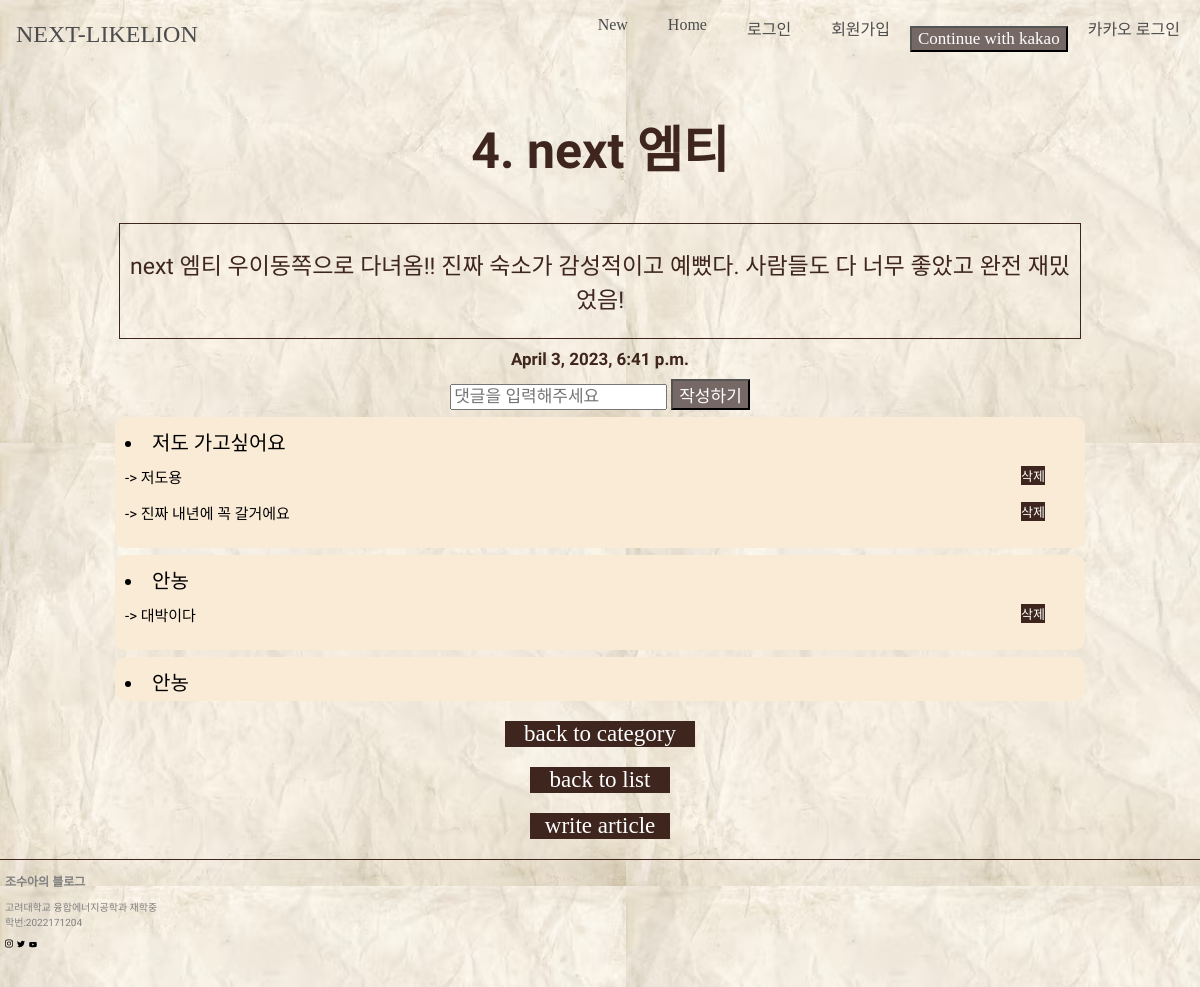
The page /detail/4 on the database its author committed.
### blogApp/models.py (models this page shows, shortened)
class Article(models.Model):
    title = models.CharField(max_length= 200)
    content = models.TextField()
    category = models.CharField(max_length=10, null = True)
    updated_at = models.DateTimeField(auto_now = True)
    author = models.ForeignKey(User, on_delete=models.CASCADE, related_name='posts', default=1)

class Comment(models.Model):
    article = models.ForeignKey(Article, on_delete = models.CASCADE, related_name="comments")
    content = models.TextField()
    author = models.ForeignKey(User, on_delete=models.CASCADE, related_name='comments')

class Recomment(models.Model):
    comment = models.ForeignKey(Comment, on_delete = models.CASCADE, related_name="recomments")
    recontent = models.TextField()

### blogApp/views.py (the view, shortened to what this page needs)
# urls.py: path('detail/<int:article_id>', views.detail, name = 'detail'),
def detail(request, article_id):
    article = Article.objects.get(id = article_id)
    post_date = article.updated_at
    return render(request, 'detail.html', {'article' : article, 'post_date' : post_date})

### blogApp/templates/detail.html (shortened to what this page needs)
{% extends 'base.html' %}
{% block css %}
{% load static %}
<link rel="stylesheet" type="text/css" href="{% static 'detail.css' %}">
{% endblock %}
{% block content %}
<h2><strong>{{article.id}}. {{article.title}}</strong></h2>
    <div class = 'content'><p>{{article.content}}</p></div>
    <div class="date">{{post_date}}</div>
    <form method="POST">
        <input type = "text" name = "content" placeholder = "댓글을 입력해주세요" />
        <button type = "submit">작성하기</button>
    </form>
    {% for comment in article.comments.all %}
    <div class="comment">
        <li class = "comments"><span>{{comment.content}}</span>
        </li>
        {% for recomment in comment.recomments.all %}
        <ul class = "recomment">-> <span>{{recomment.recontent}}</span>
            <a href="{% url 'delete-recomment' article.id comment.id recomment.id%}" class = "delete">삭제</a>
        </ul>
        {% endfor %}
    </div>
    {% endfor %}
    <div class="name plus">
        <a href="{% url 'category' article.category %}">back to category</a>
    </div>
    <div class="name">
        <a href = "{% url 'list' %}">back to list</a>
    </div>
    <div class="name">
        <a href = "{% url 'new' %}">write article</a>
    </div>
{% endblock %}

### blogApp/static/base.css (style rules this page uses)
body { background-image: url('./old-crumpled-paper-texture-background_118047-12865.avif'); display: flex; flex-direction: column; align-items: center; }
:root { --color-white: #ffffff; --color-dark-grey: #8f8f8f; --color-light-grey: #ebebeb; --color-blue: #668efd; --color-black: #4c4c4d; --font-large: 48px; --font-medium: 28px; --font-regular: 18px; --font-small: 16px; --font-micro: 14px; --weight-bold: 700; --weight-semi-bold: 500; --weight-regular: 400; --size-border-radius: 4px; }
body { margin: 0; width: 100%; background-color: aliceblue; }
a { text-decoration: none; color: var(--color-black); }
ul { list-style: none; padding-left: 0; }

### blogApp/static/detail.css (style rules this page uses)
body { background-image: url('./old-crumpled-paper-texture-background_118047-12865.avif'); display: flex; flex-direction: column; align-items: center; }
h2 { font-family: 'Nanum Myeongjo', serif; font-size: 50px; color: #3E251E; text-align: center; font-weight: 900; }
p { font-family: 'Nanum Myeongjo', serif; font-size: 23px; color: #3E251E; text-align: center; font-weight: 500; }
.date { font-family: 'Nanum Myeongjo', serif; font-size: 17px; color: #3E251E; text-align: center; font-weight: 700; margin-top: 10px; }
.content { border: 1px solid #3E251E; width: 80%; height: 80%; }
.name { margin-top: 20px; width: 140px; background-color: #3E251E; text-align: center; }
.name a { font-family: 'Droid Serif'; font-size: 23px; color: white; }
.plus { width: 190px; }
form { margin-top: 10px; }
form input, button { font-family: 'Droid Serif'; font-size: 17px; color: #3E251E; }
form button { background-color: #766965; color: white; }
.comment { width: 80%; background-color: antiquewhite; text-align: start; margin-top: 7px; padding-left: 10px; font-family: 'Nanum Myeongjo', serif; padding-top: 10px; position: relative; border-radius: 10px; padding-bottom: 5px; }
.comment .delete { position: absolute; right: 40px; font-size: 13px; background-color: #3E251E; color: white; }
.comment .comments { font-size: 20px; }
.comment .recomment { position: relative; top: -5px; font-size: 15px; }

### rows shown on the page
Article: id "4", title "next 엠티", content "next 엠티 우이동쪽으로 다녀옴!! 진짜 숙소가 감성적이고 예뻤다. 사람들도 다 너무 좋았고 완전 재밌었음!", updated_at "April 3, 2023, 6:41 p.m."
Comment: content "저도 가고싶어요"
Recomment: recontent "저도용"
Recomment: recontent "진짜 내년에 꼭 갈거에요"
Comment: content "안농"
Recomment: recontent "대박이다"
Comment: content "안농"
